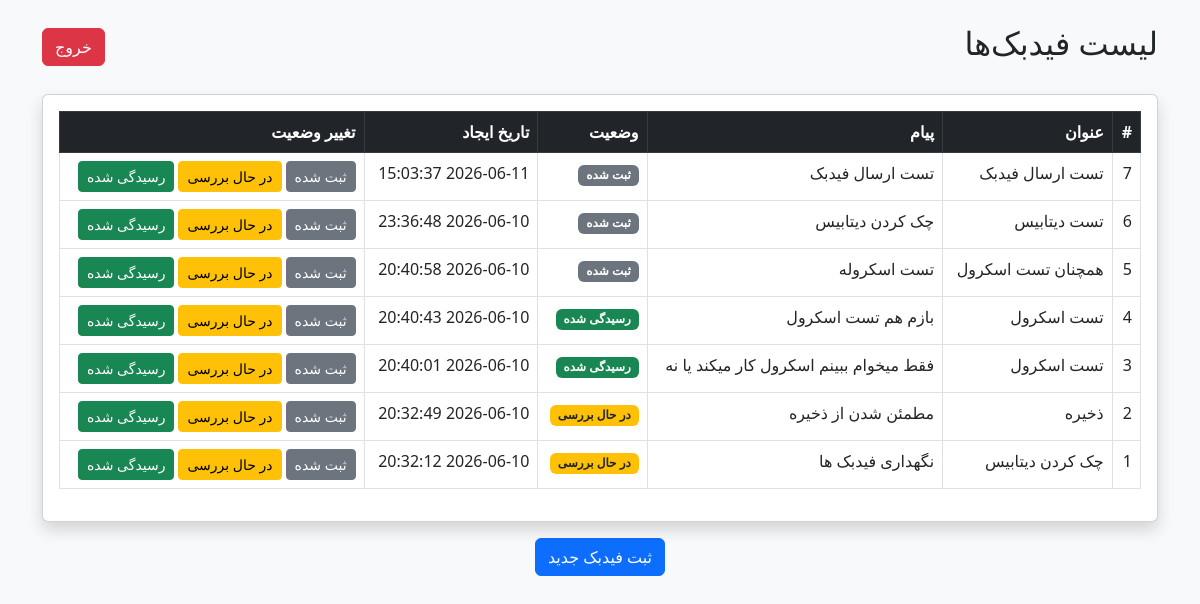
Screenshot of /admin/dashboard (signed in) with the database file from the repository.
### tables this page shows
CREATE TABLE feedbacks (
            id INTEGER PRIMARY KEY AUTOINCREMENT,
            title TEXT NOT NULL,
            message TEXT NOT NULL,
            status TEXT DEFAULT 'registered',
            created_at TIMESTAMP DEFAULT CURRENT_TIMESTAMP
        );

### app.py (the view)
@app.route('/admin/dashboard')
def admin_dashboard():
    if not is_logged_in():
        return redirect(url_for('admin_login'))
    conn = get_db_connection()
    feedbacks = conn.execute("SELECT * FROM feedbacks ORDER BY id DESC").fetchall()
    conn.close()
    return render_template('dashboard.html', feedbacks=feedbacks)

### app.py (called while the page is built)
def get_db_connection():
    conn = sqlite3.connect(DATABASE_PATH)
    conn.row_factory = sqlite3.Row
    return conn

def is_logged_in():
    return session.get('logged_in', False)

### templates/dashboard.html (shortened to what this page needs)
<!doctype html>
<html lang="fa" dir="rtl">
<head>
    <link href="https://cdn.jsdelivr.net/npm/bootstrap@5.3.0/dist/css/bootstrap.min.css" rel="stylesheet">
</head>
<body class="bg-light">
    <div class="container py-4">
        <div class="d-flex justify-content-between align-items-center mb-4">
            <h2> لیست فیدبک‌ها</h2>
            <a href="{{ url_for('admin_logout') }}" class="btn btn-danger">خروج</a>
        </div>
        <div class="card shadow">
            <div class="card-body">
                <div class="table-responsive">
                    <table class="table table-bordered table-hover">
                        <thead class="table-dark">
                            <tr>
                                <th>#</th>
                                <th>عنوان</th>
                                <th>پیام</th>
                                <th>وضعیت</th>
                                <th>تاریخ ایجاد</th>
                                <th>تغییر وضعیت</th>
                            </tr>
                        </thead>
                        <tbody>
                            {% for fb in feedbacks %}
                            <tr>
                                <td>{{ fb.id }}</td>
                                <td>{{ fb.title }}</td>
                                <td>{{ fb.message[:100] }}{% if fb.message|length > 100 %}...{% endif %}</td>
                                <td>
                                    {% if fb.status == 'registered' %}
                                        <span class="badge bg-secondary">ثبت شده</span>
                                    {% elif fb.status == 'in_review' %}
                                        <span class="badge bg-warning text-dark">در حال بررسی</span>
                                    {% else %}
                                        <span class="badge bg-success">رسیدگی شده</span>
                                    {% endif %}
                                </td>
                                <td>{{ fb.created_at }}</td>
                                <td>
                                    <form method="POST" action="{{ url_for('update_status', feedback_id=fb.id) }}" class="d-flex gap-1">
                                        <button type="submit" name="status" value="registered" class="btn btn-sm btn-secondary">ثبت شده</button>
                                        <button type="submit" name="status" value="in_review" class="btn btn-sm btn-warning">در حال بررسی</button>
                                        <button type="submit" name="status" value="resolved" class="btn btn-sm btn-success">رسیدگی شده</button>
                                    </form>
                                </td>
                            </tr>
                            {% endfor %}
                        </tbody>
                    </table>
                </div>
            </div>
        </div>
        <div class="mt-3 text-center">
            <a href="{{ url_for('submit_feedback') }}" class="btn btn-primary"> ثبت فیدبک جدید</a>
        </div>
    </div>
</body>
</html>

### rows the page displays
feedbacks: id "7", title "تست ارسال فیدبک", message "تست ارسال فیدبک", status "ثبت شده", created_at "2026-06-11 15:03:37"
feedbacks: id "6", title "تست دیتابیس", message "چک کردن دیتابیس", status "ثبت شده", created_at "2026-06-10 23:36:48"
feedbacks: id "5", title "همچنان تست اسکرول", message "تست اسکروله", status "ثبت شده", created_at "2026-06-10 20:40:58"
feedbacks: id "4", title "تست اسکرول", message "بازم هم تست اسکرول", status "رسیدگی شده", created_at "2026-06-10 20:40:43"
feedbacks: id "3", title "تست اسکرول", message "فقط میخوام ببینم اسکرول کار میکند یا نه", status "رسیدگی شده", created_at "2026-06-10 20:40:01"
feedbacks: id "2", title "ذخیره", message "مطمئن شدن از ذخیره", status "در حال بررسی", created_at "2026-06-10 20:32:49"
feedbacks: id "1", title "چک کردن دیتابیس", message "نگهداری فیدبک ها", status "در حال بررسی", created_at "2026-06-10 20:32:12"
